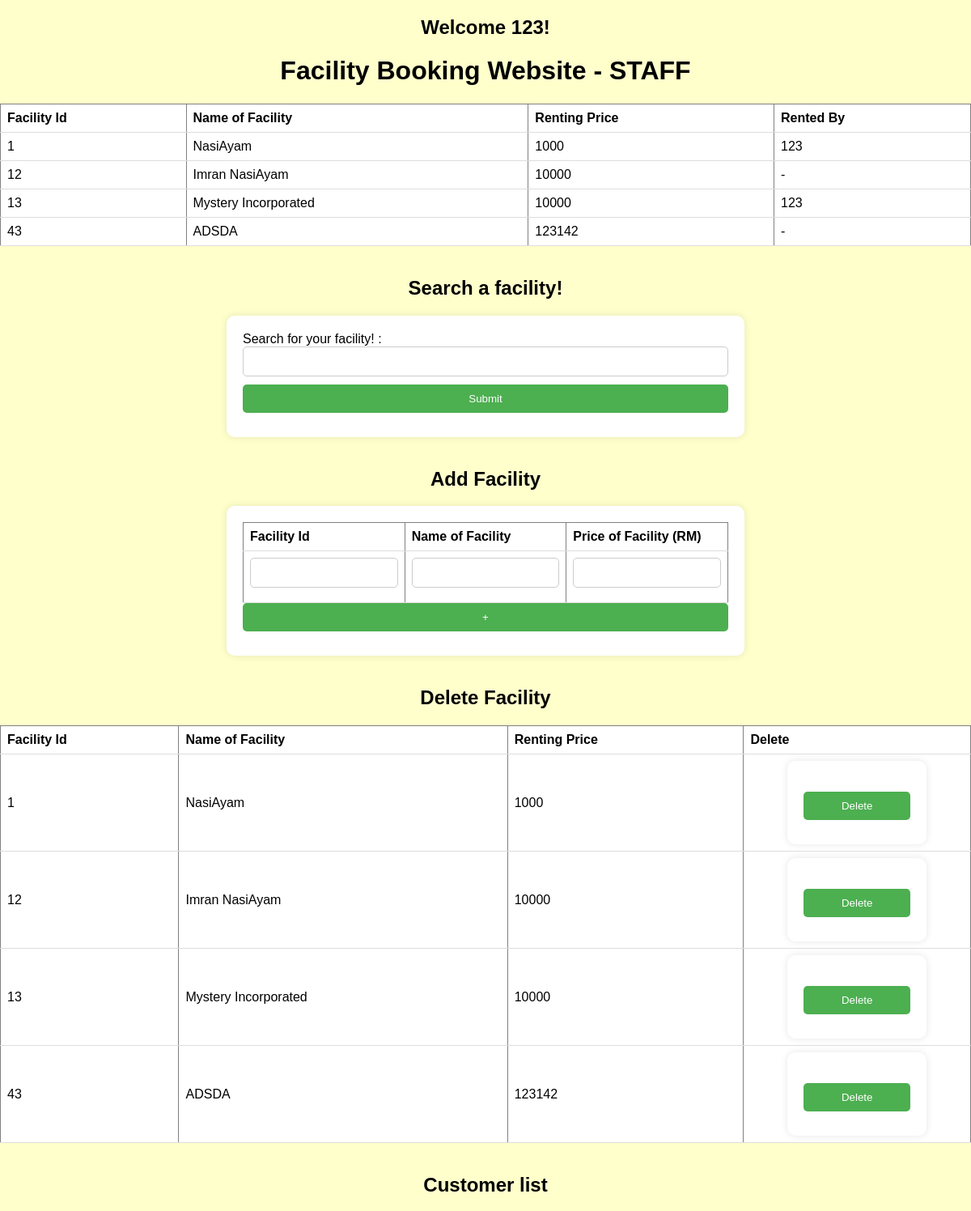
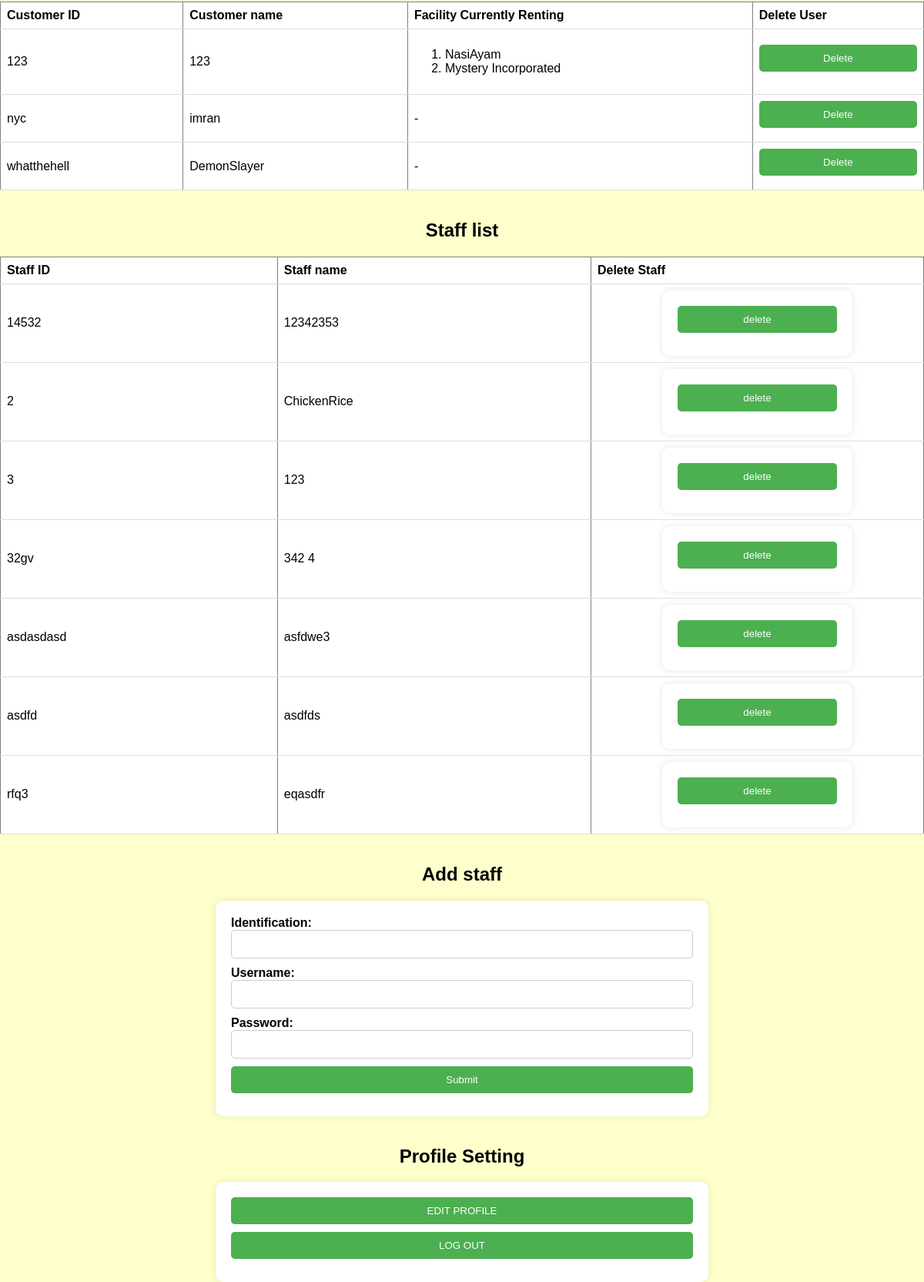
Page /mainStaff.php (signed in) on the committed database (2 pictures, top to bottom).
### tables this page shows
CREATE TABLE `facility_info` (
  `facility_id` int(2) NOT NULL,
  `facility_name` varchar(50) NOT NULL,
  `facility_price` float NOT NULL,
  `customer_id` varchar(50) NOT NULL
);

CREATE TABLE `customer_info` (
  `customer_id` varchar(20) NOT NULL,
  `customer_name` varchar(50) NOT NULL,
  `customer_password` varchar(50) NOT NULL,
  `facility_id` varchar(50) NOT NULL
);

CREATE TABLE `staff_info` (
  `staff_id` varchar(20) NOT NULL,
  `staff_name` varchar(50) NOT NULL,
  `staff_password` varchar(50) NOT NULL
);

### mainStaff.php (the view, shortened to what this page needs)
<!DOCTYPE html>
<html>
<head>
</head>
<body>
<?php
$username = $_SESSION['username'];
echo "<h2> Welcome $username!</h2>";
$connection = mysqli_connect("localhost", "root", "", "facility_information");
?>
<h1>Facility Booking Website - STAFF</h1>
<?php
$query = "SELECT * FROM facility_info";
$facility = mysqli_query($connection, $query);
?>
<table border='1px'>
<tr>
    <td> <b> Facility Id </b> </td>
    <td> <b> Name of Facility </b> </td>
    <td> <b> Renting Price <b> </td>
    <td> <b> Rented By <b> </td>
</tr>
<?php
while($row = mysqli_fetch_assoc($facility)){
    echo "<tr>";
    echo "<td> " .$row['facility_id']. "</td>";
    echo "<td> " .$row['facility_name']. "</td>";
    echo "<td> " .$row['facility_price']. "</td>";
    $id = $row['customer_id'];
    if(isset($id)){
        echo "<td> " .getCustomerName($id). "</td>";
    }else{
        echo "<td> - </td>";
    }
    echo "</tr>";
}
echo "</table>";
mysqli_data_seek($facility, 0);
function getCustomerName($id){
    $customer = mysqli_query($GLOBALS['connection'], "SELECT * FROM customer_info WHERE customer_id LIKE '$id'");
    $row = mysqli_fetch_assoc($customer);
    if(isset($row['customer_name'])){
        return $row['customer_name'];
    }
    return '-';
}
?>
<br>
<h2> Search a facility! </h2>
<form method='post' onsubmit="return checkIfEmpty()">
    Search for your facility! :
    <input type="text" name="name" id="name">
    <input type="submit" value="Submit" name="submit">
</form>
<br>
<h2> Add Facility </h2>
<?php
echo "<form method='post'> <table border='1px'>
<tr>
    <td> <b> Facility Id </b> </td>
    <td> <b> Name of Facility </b> </td>
    <td> <b> Price of Facility (RM)</b> </td>
</tr>
<tr>
    <td> <b> <input type='text' name='facilityId'> </input> </b> </td>
    <td> <b> <input type='text' name='facilityName'> </input> </b> </td>
    <td> <b> <input type='text' name='facilityPrice'> </input> </b> </td>
</tr>
</table> <input type='submit' value='+' name='addF'> </input> </form>";
?>
<br>
<h2> Delete Facility </h2>
<?php
echo "<table border='1px'>
<tr>
    <td> <b> Facility Id </b> </td>
    <td> <b> Name of Facility </b> </td>
    <td> <b> Renting Price <b> </td>
    <td> <b> Delete <b> </td>
</tr>";
while($row = mysqli_fetch_assoc($facility)){
    echo "<tr>" ;
    echo "<td> " .$row['facility_id']. "</td>";
    echo "<td> " .$row['facility_name']. "</td>";
    echo "<td> " .$row['facility_price']. "</td>";
    echo "<td> <form method='post' onsubmit='return ifSure()'> <br> <input type='hidden' name='row_id' value='".$row['facility_id']."'> </input> <input type='submit' name='submitBtn' value='Delete'> </input> </form> </td>";
    echo "</tr>";
}
echo "</table>";
?>
<br>
<h2> Customer list </h2>
<?php
displayCustomer();
function displayCustomer(){
    $query = mysqli_query($GLOBALS['connection'], "SELECT * FROM customer_info");
    echo "<table border=1px;>
<tr>
    <td> <b>Customer ID</b> </td>
    <td> <b>Customer name</b> </td>
    <td> <b>Facility Currently Renting</b> </td>
    <td> <b>Delete User </b></td>  </tr>";
    while($row = mysqli_fetch_assoc($query)){
        echo "<form method='post' onsubmit='return ifSure()'><tr><td> ". $row['customer_id']." </td>";
        echo "<td> ". $row ['customer_name']." </td>";
        echo "<td> ". getFacilityRented($row['customer_id']). "</td> ";
        echo "<td> <input type='hidden' value='".$row['customer_id']."' name='customerId'/> <input type='submit' name='delUser' value='Delete'/> </tr> </form>";
    }
    echo "</table>";
}
function getFacilityRented($id){
    $query = mysqli_query($GLOBALS['connection'], "SELECT * FROM facility_info WHERE customer_id LIKE '$id'");
    $row = mysqli_fetch_assoc($query);
    if(isset($row['customer_id'])){
        mysqli_data_seek($query, 0);
        $statement = "<ol>";
        while($row = mysqli_fetch_assoc($query)){
            $statement .= "<li>". $row['facility_name']." </li>";
        }
        $statement .= "</ol>";
        return $statement;
    }else{
        return '-';
    }
}
?>
<br>
<h2> Staff list </h2>
<?php
displayStaff();
function displayStaff(){
    $query = mysqli_query($GLOBALS['connection'], "SELECT * FROM staff_info");
    echo "<table border=1px;>
<tr>
    <td> <b>Staff ID</b> </td>
    <td> <b>Staff name</b> </td>
    <td> <b>Delete Staff</b> </td></tr>";
    while($row = mysqli_fetch_assoc($query)){
        echo "<tr> <b> <td> ".$row['staff_id']." </td> <td> ".$row['staff_name']." </td>
        <td> <form method='post'> <input type='hidden' value='".$row['staff_id']."' name='staffId'/>
        <input type='submit' value='delete' name='deleteStaff'/> </form></tr>";
    }
    echo "</table>";
}
?>
<br>
<h2> Add staff </h2>
<?php
echo "<form method='post'>
Identification: <input type='text' name='staffId'> </input> <br>
Username: <input type='text' name='staffName'> </input> <br>
Password: <input type='text' name='staffPass'> </input> <br>
<input type='submit' value='Submit' name='addStaff'> </input>
</form>";
?>
<br>
<h2> Profile Setting </h2>
<form method="post"><input type="submit" value="EDIT PROFILE" name="edit"> </input>
<input type="submit" value="LOG OUT" name="logout"> </input> </a></form>
</body>
</html>

### mainStaff.php (style rules this page uses)
body { background-color: #ffffcc; font-family: Arial, sans-serif; margin: 0; padding: 0; }
h1, h2 { text-align: center; }
table { border-collapse: collapse; width:100%; background:white; margin: auto 10; }
th, td { padding: 8px; text-align: left; border-bottom: 1px solid #ddd; }
form { width: 50%; margin: 0 auto; background-color: #fff; padding: 20px; border-radius: 10px; box-shadow: 0px 0px 10px 0px rgba(0, 0, 0, 0.1); }
input[type="text"], input[type="submit"] { width: 100%; padding: 10px; margin-bottom: 10px; border: 1px solid #ccc; border-radius: 5px; box-sizing: border-box; }
input[type="submit"] { background-color: #4CAF50; color: white; border: none; cursor: pointer; }

### rows in the picture
facility_info: facility_id "1", facility_name "NasiAyam", facility_price "1000", customer "123"
facility_info: facility_id "12", facility_name "Imran NasiAyam", facility_price "10000", id "-"
facility_info: facility_id "13", facility_name "Mystery Incorporated", facility_price "10000", customer "123"
facility_info: facility_id "43", facility_name "ADSDA", facility_price "123142", id "-"
customer_info: customer_id "123", customer_name "123"
customer_info: customer_id "nyc", customer_name "imran", customer_id "-"
customer_info: customer_id "whatthehell", customer_name "DemonSlayer", customer_id "-"
staff_info: staff_id "14532", staff_name "12342353"
staff_info: staff_id "2", staff_name "ChickenRice"
staff_info: staff_id "3", staff_name "123"
staff_info: staff_id "32gv", staff_name "342 4"
staff_info: staff_id "asdasdasd", staff_name "asfdwe3"
staff_info: staff_id "asdfd", staff_name "asdfds"
staff_info: staff_id "rfq3", staff_name "eqasdfr"

### other values in the picture
$username "123"
